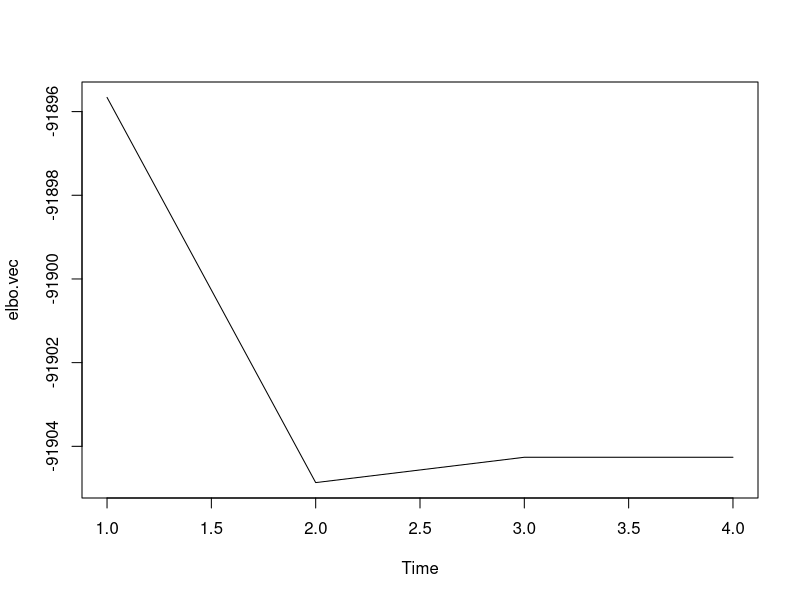

Generate this figure with R:
# input
set.seed(1)
n <- 100000
mu.true <- 12
tau.true <- 0.3
x <- rnorm(n, mu.true, sqrt(1/tau.true))

# priors
mu.mu <- 0
tau.mu <- 1e-5
A.0 <- 0.001
B.0 <- 0.001

# initialize
m <- 0
s.2 <- 1000
A.1 <- 1
B.1 <- 1

# function to calculate ELBO
elbo <- function(s.2, m, tau.mu, mu.mu, n) {
  #0.5 + 0.5 * log(s.2 * tau.mu) - n / 2 * log(2*pi) - 
  #tau.mu / 2 * ((s.2 + m^2)-2 * m * mu.mu + mu.mu ^ 2)
    0.5 - (n / 2) * log(2 * pi) + 0.5 * log(s.2 * tau.mu) -
        tau.mu * ((m - mu.mu) ^ 2 + s.2) / 2
}

# while the ELBO has not converged
i <- 1
elbo.vec <- rep(NA, 10000)
epsilon <- 1e-5
elbo.old <- elbo(s.2, m, tau.mu, mu.mu, n)
elbo.new <- elbo.old + epsilon * 1000
elbo.vec[1] <- elbo.old

while (abs(elbo.new - elbo.old) >= epsilon) {
  # update mean variational density
  denom <- n * A.1 / B.1 + tau.mu
  m <- (n * mean(x) * A.1 / B.1 + tau.mu * mu.mu) / denom
  s.2 <- 1 / denom
  
  # update variance variational density
  A.1 <- A.0 + n / 2
  B.1 <- B.0 + 0.5 * sum(x ^ 2) - m * sum(x) + 0.5 * n * (m^2 + s.2)
  
  # update elbo
  elbo.old <- elbo.new
  elbo.new <- elbo(s.2, m, tau.mu, mu.mu, n)
  i <- i + 1
  elbo.vec[i] <- elbo.new
}

m
A.1 / B.1

elbo.vec <- elbo.vec[!is.na(elbo.vec)]
ts.plot(elbo.vec)